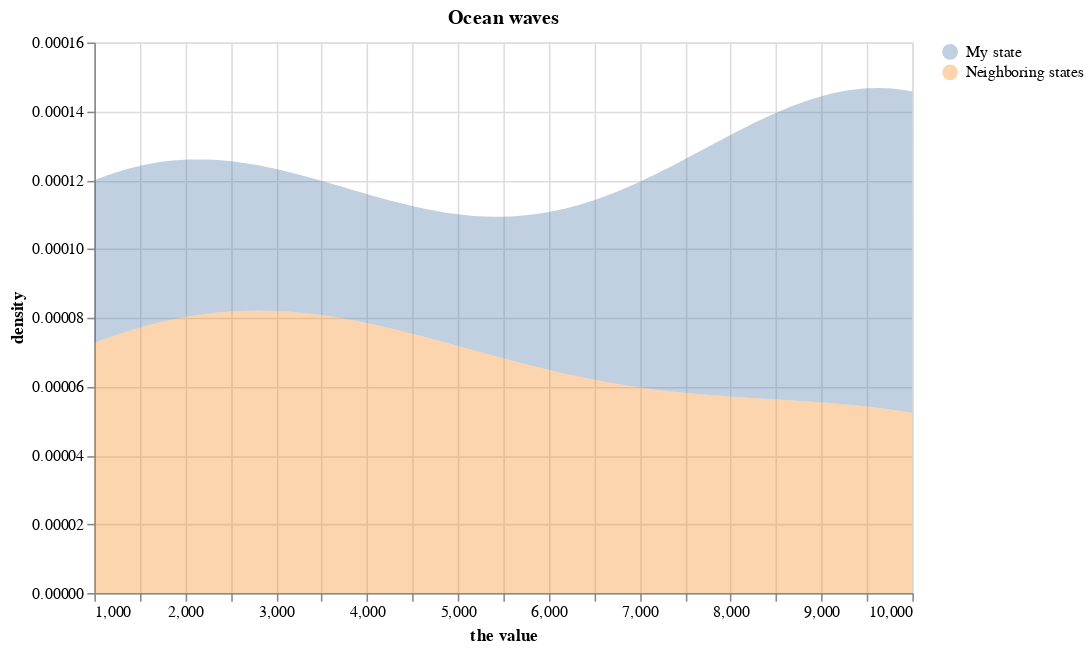

The notebook cell this image was saved under:
### Markdown cell above
<div class="alert alert-info" style="color:black">

### Question 4.2
rubric={accuracy:2}

<h4>Python</h4>
<p>Recreate the Altair version of the plot. Your plot should look as close as possible to mine in the image above.</p>
    
</div>

### Code cell
# Recreate the overlapping density plot


state = _read_csv_local("state-comparison.csv")

# actual columns in the file:
state = state.rename(columns={"where": "state", "the value": "value"}).copy()

alt.Chart(state).transform_density(
    "value",
    groupby=["state"],
    as_=["the value", "density"],
).mark_area(opacity=0.35).encode(
    x=alt.X("the value:Q", title="the value", scale=alt.Scale(domain=[1000, 10000])),
    y=alt.Y("density:Q", title="density"),
    color=alt.Color("state:N", title=None),
).properties(
    width=520,
    height=350,
    title="Ocean waves",
)

### Figure 1 — Vega-Lite specification as saved in the notebook (floating-point values rounded to 4 significant figures)
{"$schema": "https://vega.github.io/schema/vega-lite/v5.8.0.json", "config": {"view": {"continuousHeight": 300, "continuousWidth": 300}}, "data": {"name": "data-1de6326e47df33e7dcf8f68157ce33bf"}, "datasets": {"data-1de6326e47df33e7dcf8f68157ce33bf": [{"state": "Neighboring states", "value": 1000}, {"state": "Neighboring states", "value": 4100}, {"state": "Neighboring states", "value": 10000}, {"state": "My state", "value": 1000}, {"state": "My state", "value": 10000}, {"state": "My state", "value": 9900}]}, "encoding": {"color": {"field": "state", "title": null, "type": "nominal"}, "x": {"field": "the value", "scale": {"domain": [1000, 10000]}, "title": "the value", "type": "quantitative"}, "y": {"field": "density", "title": "density", "type": "quantitative"}}, "height": 350, "mark": {"opacity": 0.35, "type": "area"}, "title": "Ocean waves", "transform": [{"as": ["the value", "density"], "density": "value", "groupby": ["state"]}], "width": 520}
